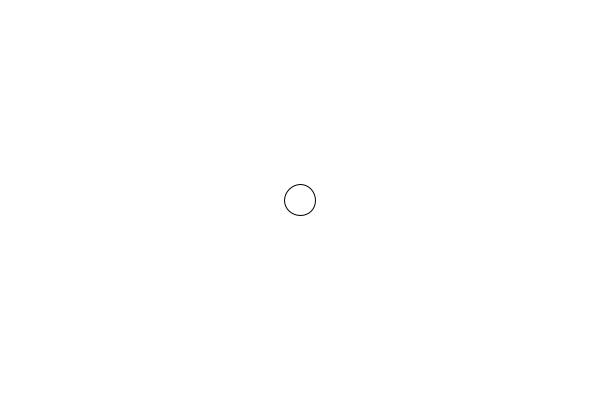
Frame 1 (no input)
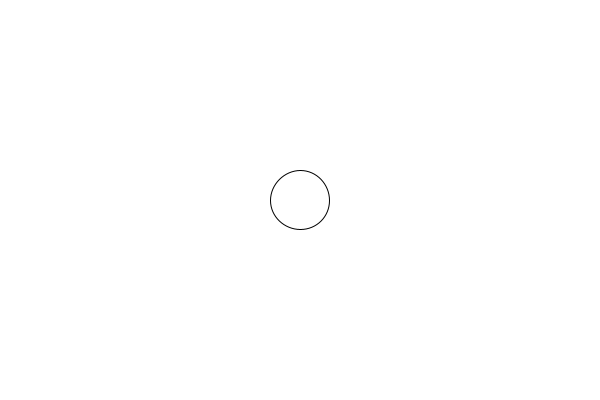
Frame 60 (the mouse pressed at the canvas centre just before this capture)
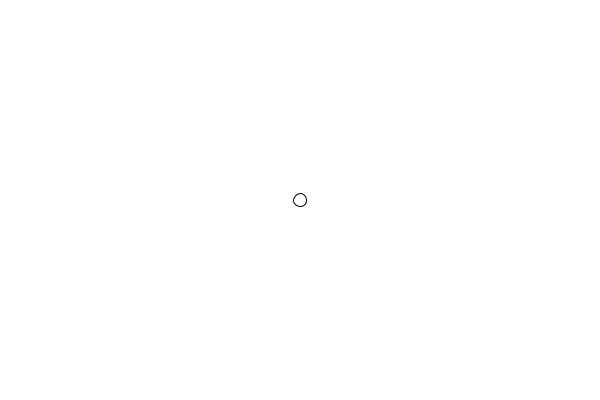
Frame 120 (the mouse held since frame 60 and released just before this capture)

The Processing sketch that drew these frames (run headless with seeded random() and noise(); from frame 60 on, the mouse is pressed at the canvas centre):

// Processing sketch: nature_of_code_7
// ── nature_of_code_7.pde
float radius;

void setup() {
  size(600,400);  
}

void draw() {
  background(255);
  translate(width/2,height/2); // move the coordinates to the center
  // 200.0 = number of frames for a full cycle
  // 30.0 = amount the radius should change (between 0 and 30)
  radius = sin((frameCount / 200.0) * 2 * PI) * 30.0 + 30.0;
  ellipse(0,0,radius,radius);
}
